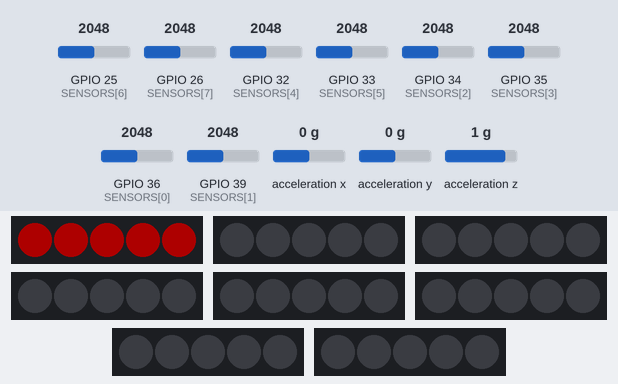
Recording of a sketch running on a simulated ESP32. On the bench: 8 × 5 RGB LEDs in strip order, left to right. Wiring (inferred from the names in the program): MPU-6050 motion sensor at I2C address 0x68. The inputs (shaded band) are chosen by the test bench; at power-on: GPIO 25 (SENSORS[6]) = 2048, GPIO 32 (SENSORS[4]) = 2048, GPIO 26 (SENSORS[7]) = 2048, GPIO 33 (SENSORS[5]) = 2048, GPIO 34 (SENSORS[2]) = 2048, GPIO 35 (SENSORS[3]) = 2048, GPIO 36 (SENSORS[0]) = 2048, GPIO 39 (SENSORS[1]) = 2048, acceleration x 0 g, acceleration y 0 g, acceleration z 1 g. Dim RGB values are drawn brighter than linear; WiFi joins after 1.5 s; servers stay silent unless stated; what the sketch prints to the serial monitor is not drawn.

Above: at 2.1 s.
At 10.1 s:
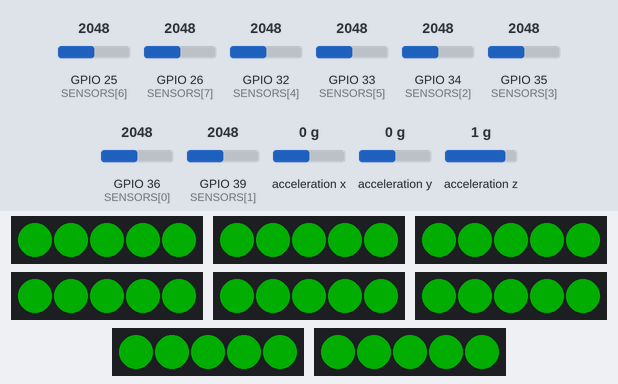
12.9 s: GPIO 25 (SENSORS[6]) set to 2217
14.4 s: GPIO 25 (SENSORS[6]) set to 2308
At 14.9 s:
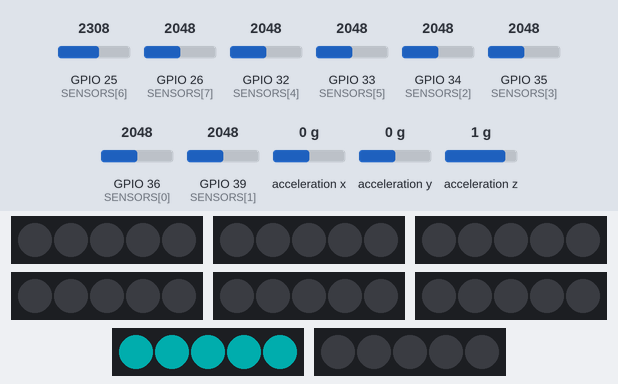
15.9 s: GPIO 32 (SENSORS[4]) set to 1902
17.6 s: GPIO 32 (SENSORS[4]) set to 1806
At 18.0 s:
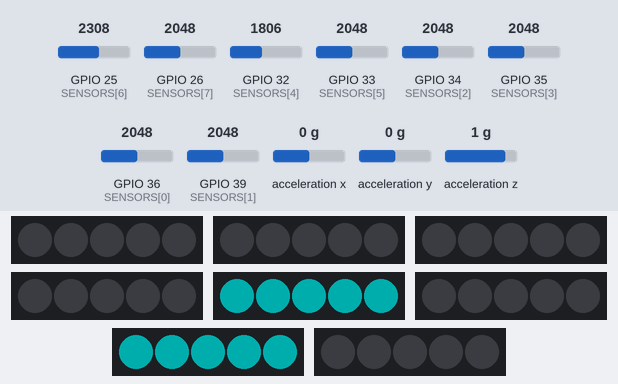
19.1 s: GPIO 26 (SENSORS[7]) set to 1877
20.6 s: GPIO 26 (SENSORS[7]) set to 1787
At 21.3 s:
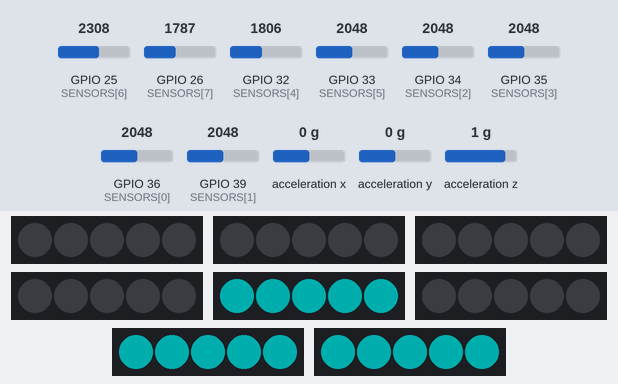
Timing chart, 0 to 35.1 s (numbered marks = the images above; inputs shaded):
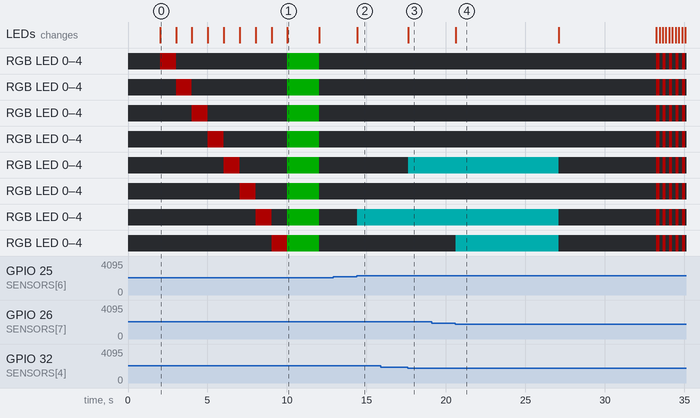

The sketch:

alldevicetest.ino
```cpp
/*
================= 5分钟快速硬件验证程序 =================
目标：快速验证所有硬件基本功能正常
时间：总共5分钟，每个功能1分钟
输出：简洁明了的PASS/FAIL结果
适用：首次连接硬件后的快速验证
================================================================
*/

#include <Arduino.h>
#include <WiFi.h>
#include <Adafruit_NeoPixel.h>
#include <Wire.h>

// 简化配置
const int SENSORS[] = {36, 39, 34, 35, 32, 33, 25, 26};
const int LEDS[] = {4, 5, 13, 14, 16, 17, 18, 19};
const int NUM_SENSORS = 8;
const int NUM_LEDS = 8;
const int MPU_ADDR = 0x68;

Adafruit_NeoPixel strips[8] = {
  Adafruit_NeoPixel(5, 4, NEO_GRB + NEO_KHZ800),
  Adafruit_NeoPixel(5, 5, NEO_GRB + NEO_KHZ800),
  Adafruit_NeoPixel(5, 13, NEO_GRB + NEO_KHZ800),
  Adafruit_NeoPixel(5, 14, NEO_GRB + NEO_KHZ800),
  Adafruit_NeoPixel(5, 16, NEO_GRB + NEO_KHZ800),
  Adafruit_NeoPixel(5, 17, NEO_GRB + NEO_KHZ800),
  Adafruit_NeoPixel(5, 18, NEO_GRB + NEO_KHZ800),
  Adafruit_NeoPixel(5, 19, NEO_GRB + NEO_KHZ800)
};

void setup() {
  Serial.begin(115200);
  delay(2000);

  Serial.println("🚀 ESP32硬件5分钟快速验证开始！");
  Serial.println("====================================");

  runQuickTests();
}

void runQuickTests() {
  bool allPassed = true;

  // 测试1：ESP32基本功能 (30秒)
  Serial.println("\n[1/5] 测试ESP32基本功能...");
  bool esp32OK = testESP32();
  Serial.printf("结果: %s\n", esp32OK ? "✅ PASS" : "❌ FAIL");
  if (!esp32OK) allPassed = false;

  // 测试2：LED灯带 (60秒)
  Serial.println("\n[2/5] 测试LED灯带...");
  bool ledsOK = testLEDs();
  Serial.printf("结果: %s\n", ledsOK ? "✅ PASS" : "❌ FAIL");
  if (!ledsOK) allPassed = false;

  // 测试3：压力传感器 (60秒)
  Serial.println("\n[3/5] 测试压力传感器...");
  bool sensorsOK = testSensors();
  Serial.printf("结果: %s\n", sensorsOK ? "✅ PASS" : "❌ FAIL");
  if (!sensorsOK) allPassed = false;

  // 测试4：MPU6050陀螺仪 (60秒)
  Serial.println("\n[4/5] 测试MPU6050陀螺仪...");
  bool mpuOK = testMPU6050();
  Serial.printf("结果: %s\n", mpuOK ? "✅ PASS" : "❌ FAIL");
  if (!mpuOK) allPassed = false;

  // 测试5：WiFi连接 (30秒)
  Serial.println("\n[5/5] 测试WiFi连接...");
  bool wifiOK = testWiFi();
  Serial.printf("结果: %s\n", wifiOK ? "✅ PASS" : "⚠️ SKIP");

  // 最终结果
  Serial.println("\n====================================");
  if (allPassed) {
    Serial.println("🎉 所有硬件测试通过！系统可以正常使用");
    flashSuccess();
  } else {
    Serial.println("⚠️ 部分硬件测试失败，请检查连接");
    flashError();
  }
  Serial.println("====================================");
}

bool testESP32() {
  Serial.println("检查ESP32基本功能...");

  // 检查内存
  int freeHeap = ESP.getFreeHeap();
  Serial.printf("可用内存: %d 字节", freeHeap);
  if (freeHeap < 100000) {
    Serial.println(" ❌ 内存不足");
    return false;
  }
  Serial.println(" ✅");

  // 检查芯片信息
  Serial.printf("芯片型号: %s ✅\n", ESP.getChipModel());
  Serial.printf("CPU频率: %d MHz ✅\n", ESP.getCpuFreqMHz());

  return true;
}

bool testLEDs() {
  Serial.println("初始化LED灯带...");

  // 初始化所有LED
  for (int i = 0; i < NUM_LEDS; i++) {
    strips[i].begin();
    strips[i].setBrightness(50);
    strips[i].clear();
    strips[i].show();
  }

  Serial.println("逐个点亮LED测试（观察每个灯带是否亮起）:");

  for (int i = 0; i < NUM_LEDS; i++) {
    // 点亮当前LED
    for (int j = 0; j < 5; j++) {
      strips[i].setPixelColor(j, strips[i].Color(255, 0, 0));
    }
    strips[i].show();

    Serial.printf("LED%d (GPIO%d) 点亮", i+1, LEDS[i]);
    delay(1000);

    // 关闭当前LED
    strips[i].clear();
    strips[i].show();
    Serial.println(" → 熄灭 ✅");
  }

  // 全部点亮测试
  Serial.println("全部LED点亮测试...");
  for (int i = 0; i < NUM_LEDS; i++) {
    for (int j = 0; j < 5; j++) {
      strips[i].setPixelColor(j, strips[i].Color(0, 255, 0));
    }
    strips[i].show();
  }
  delay(2000);

  // 全部关闭
  for (int i = 0; i < NUM_LEDS; i++) {
    strips[i].clear();
    strips[i].show();
  }

  return true; // 视觉检查，默认通过
}

bool testSensors() {
  Serial.println("测试压力传感器（请按压传感器）...");
  Serial.println("传感器 | GPIO | 基准值 | 当前值 | 状态");
  Serial.println("-------|------|--------|--------|------");

  int baseline[NUM_SENSORS];
  bool sensorWorking[NUM_SENSORS];

  // 读取基准值
  for (int i = 0; i < NUM_SENSORS; i++) {
    baseline[i] = analogRead(SENSORS[i]);
    sensorWorking[i] = false;
  }

  unsigned long startTime = millis();
  while (millis() - startTime < 15000) { // 15秒测试时间
    for (int i = 0; i < NUM_SENSORS; i++) {
      int current = analogRead(SENSORS[i]);
      bool triggered = (abs(current - baseline[i]) > 200);

      if (triggered) {
        sensorWorking[i] = true;

        // 点亮对应LED
        if (i < NUM_LEDS) {
          for (int j = 0; j < 5; j++) {
            strips[i].setPixelColor(j, strips[i].Color(0, 255, 255));
          }
          strips[i].show();
        }
      } else {
        // 关闭对应LED
        if (i < NUM_LEDS) {
          strips[i].clear();
          strips[i].show();
        }
      }

      // 每2秒更新一次显示
      if ((millis() - startTime) % 2000 < 100) {
        Serial.printf("   %d   | %2d   |  %4d  |  %4d  | %s\n",
                     i+1, SENSORS[i], baseline[i], current,
                     sensorWorking[i] ? "检测到" : "等待中");
      }
    }
    delay(50);
  }

  // 关闭所有LED
  for (int i = 0; i < NUM_LEDS; i++) {
    strips[i].clear();
    strips[i].show();
  }

  // 检查结果
  int workingSensors = 0;
  for (int i = 0; i < NUM_SENSORS; i++) {
    if (sensorWorking[i]) workingSensors++;
  }

  Serial.printf("工作正常的传感器: %d/%d\n", workingSensors, NUM_SENSORS);
  return workingSensors >= NUM_SENSORS / 2; // 至少一半传感器工作正常
}

bool testMPU6050() {
  Serial.println("初始化MPU6050...");

  Wire.begin(21, 22); // SDA=21, SCL=22

  // 检测设备
  Wire.beginTransmission(MPU_ADDR);
  byte error = Wire.endTransmission();

  if (error != 0) {
    Serial.printf("❌ MPU6050未检测到 (错误: %d)\n", error);
    return false;
  }

  Serial.println("✅ MPU6050检测到");

  // 唤醒设备
  Wire.beginTransmission(MPU_ADDR);
  Wire.write(0x6B); // PWR_MGMT_1
  Wire.write(0x00); // 唤醒
  Wire.endTransmission();

  delay(100);

  Serial.println("读取陀螺仪数据（请移动开发板）...");

  bool dataValid = false;
  for (int i = 0; i < 20; i++) {
    Wire.beginTransmission(MPU_ADDR);
    Wire.write(0x3B); // ACCEL_XOUT_H
    Wire.endTransmission(false);

    if (Wire.requestFrom(MPU_ADDR, 6) == 6) {
      int16_t accelX = (Wire.read() << 8) | Wire.read();
      int16_t accelY = (Wire.read() << 8) | Wire.read();
      int16_t accelZ = (Wire.read() << 8) | Wire.read();

      Serial.printf("加速度 X:%6d Y:%6d Z:%6d\n", accelX, accelY, accelZ);

      // 检查数据是否合理（不全为0或全为-1）
      if (accelX != 0 || accelY != 0 || accelZ != 0) {
        if (accelX != -1 || accelY != -1 || accelZ != -1) {
          dataValid = true;
        }
      }
    } else {
      Serial.println("❌ 数据读取失败");
    }

    delay(200);
  }

  return dataValid;
}

bool testWiFi() {
  Serial.println("测试WiFi连接...");

  WiFi.begin("Qifei", "88888888");
  Serial.print("连接中");

  int attempts = 0;
  while (WiFi.status() != WL_CONNECTED && attempts < 15) {
    delay(1000);
    Serial.print(".");
    attempts++;
  }

  if (WiFi.status() == WL_CONNECTED) {
    Serial.printf("\n✅ WiFi连接成功: %s\n", WiFi.localIP().toString().c_str());
    return true;
  } else {
    Serial.println("\n⚠️ WiFi连接失败（可选功能）");
    return false; // WiFi失败不影响整体评估
  }
}

void flashSuccess() {
  // 成功闪烁：绿色呼吸灯
  for (int cycle = 0; cycle < 3; cycle++) {
    for (int brightness = 0; brightness < 255; brightness += 5) {
      for (int i = 0; i < NUM_LEDS; i++) {
        for (int j = 0; j < 5; j++) {
          strips[i].setPixelColor(j, strips[i].Color(0, brightness, 0));
        }
        strips[i].show();
      }
      delay(10);
    }
    for (int brightness = 255; brightness > 0; brightness -= 5) {
      for (int i = 0; i < NUM_LEDS; i++) {
        for (int j = 0; j < 5; j++) {
          strips[i].setPixelColor(j, strips[i].Color(0, brightness, 0));
        }
        strips[i].show();
      }
      delay(10);
    }
  }

  // 关闭所有LED
  for (int i = 0; i < NUM_LEDS; i++) {
    strips[i].clear();
    strips[i].show();
  }
}

void flashError() {
  // 错误闪烁：红色快闪
  for (int cycle = 0; cycle < 5; cycle++) {
    for (int i = 0; i < NUM_LEDS; i++) {
      for (int j = 0; j < 5; j++) {
        strips[i].setPixelColor(j, strips[i].Color(255, 0, 0));
      }
      strips[i].show();
    }
    delay(200);

    for (int i = 0; i < NUM_LEDS; i++) {
      strips[i].clear();
      strips[i].show();
    }
    delay(200);
  }
}

void loop() {
  // 测试完成后进入简单监控模式
  static unsigned long lastCheck = 0;

  if (millis() - lastCheck > 5000) {
    Serial.println("💡 测试完成，系统监控中... (按复位键重新测试)");
    lastCheck = millis();

    // 简单的传感器监控
    for (int i = 0; i < NUM_SENSORS; i++) {
      int value = analogRead(SENSORS[i]);
      if (value > 2000) {
        // 传感器触发时点亮对应LED
        if (i < NUM_LEDS) {
          for (int j = 0; j < 5; j++) {
            strips[i].setPixelColor(j, strips[i].Color(100, 100, 0));
          }
          strips[i].show();
          delay(100);
          strips[i].clear();
          strips[i].show();
        }
        Serial.printf("传感器%d触发！\n", i+1);
      }
    }
  }

  delay(100);
}

/*
================= 快速测试使用说明 =================

🎯 使用场景：
- 首次硬件连接后验证
- 故障排除时的快速检查
- 系统维护时的功能验证

⏱️ 测试时间：
- ESP32基本功能: 30秒
- LED灯带测试: 60秒 (观察每个LED是否点亮)
- 压力传感器: 60秒 (按压传感器测试)
- MPU6050陀螺仪: 60秒 (移动开发板)
- WiFi连接: 30秒
- 总计: 约5分钟

📊 判断标准：
✅ PASS: 功能正常工作
❌ FAIL: 功能异常，需要检查
⚠️ SKIP: 可选功能，不影响整体

🔍 观察要点：
1. LED测试时观察每个灯带是否依次点亮
2. 传感器测试时按压传感器看LED响应
3. MPU测试时移动开发板观察数据变化
4. 串口输出显示详细的测试结果

🛠️ 如果测试失败：
- LED不亮: 检查电源和数据线
- 传感器无响应: 检查引脚连接
- MPU6050失败: 检查I2C连接
- WiFi连接失败: 检查网络配置

===============================================
*/
```

Measured:
- the behaviour switches between 2248 and 2249 on GPIO 25 (SENSORS[6]) (found by bisection; images 1 and 2)
- the behaviour switches between 1848 and 1847 on GPIO 32 (SENSORS[4]) (found by bisection; images 2 and 3)
- the behaviour switches between 1848 and 1847 on GPIO 26 (SENSORS[7]) (found by bisection; images 3 and 4)
- after the input at 12.9 s, every drawn part: stays the same
- after the input at 14.4 s, RGB LED 0–4: off → RGB(0, 50, 50) at once; the LEDs: change at once (image 2)
- after the input at 15.9 s, every drawn part: stays the same
- after the input at 17.6 s, RGB LED 0–4: off → RGB(0, 50, 50) at once; the LEDs: change at once (image 3)
- after the input at 19.1 s, every drawn part: stays the same
- after the input at 20.6 s, the LEDs: change at once (image 4)
- what the display in image 0 shows lasts 1.0 s, from 2.0 s to 3.0 s
